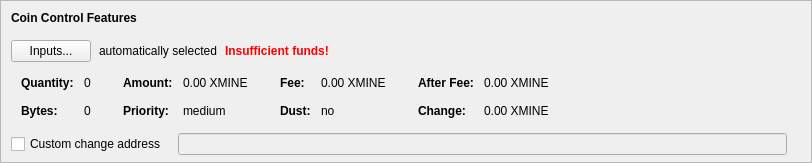
    <widget class="QFrame" name="frameCoinControl">
     <property name="sizePolicy">
      <sizepolicy hsizetype="Expanding" vsizetype="Expanding">
       <horstretch>0</horstretch>
       <verstretch>0</verstretch>
      </sizepolicy>
     </property>
     <property name="maximumSize">
      <size>
       <width>16777215</width>
       <height>16777215</height>
      </size>
     </property>
     <property name="frameShape">
      <enum>QFrame::StyledPanel</enum>
     </property>
     <property name="frameShadow">
      <enum>QFrame::Sunken</enum>
     </property>
     <layout class="QVBoxLayout" name="verticalLayoutCoinControl2">
      <property name="spacing">
       <number>0</number>
      </property>
      <property name="leftMargin">
       <number>0</number>
      </property>
      <property name="topMargin">
       <number>0</number>
      </property>
      <property name="rightMargin">
       <number>0</number>
      </property>
      <property name="bottomMargin">
       <number>6</number>
      </property>
      <item>
       <layout class="QVBoxLayout" name="verticalLayoutCoinControl" stretch="0,0,0,0,1">
        <property name="spacing">
         <number>0</number>
        </property>
        <property name="leftMargin">
         <number>10</number>
        </property>
        <property name="topMargin">
         <number>10</number>
        </property>
        <item>
         <layout class="QHBoxLayout" name="horizontalLayoutCoinControl1">
          <property name="bottomMargin">
           <number>15</number>
          </property>
          <item>
           <widget class="QLabel" name="labelCoinControlFeatures">
            <property name="sizePolicy">
             <sizepolicy hsizetype="Preferred" vsizetype="Maximum">
              <horstretch>0</horstretch>
              <verstretch>0</verstretch>
             </sizepolicy>
            </property>
            <property name="font">
             <font>
              <weight>75</weight>
              <bold>true</bold>
             </font>
            </property>
            <property name="styleSheet">
             <string notr="true">font-weight:bold;</string>
            </property>
            <property name="text">
             <string>Coin Control Features</string>
            </property>
           </widget>
          </item>
         </layout>
        </item>
        <item>
         <layout class="QHBoxLayout" name="horizontalLayoutCoinControl2" stretch="0,0,0,0">
          <property name="spacing">
           <number>8</number>
          </property>
          <property name="bottomMargin">
           <number>10</number>
          </property>
          <item>
           <widget class="QPushButton" name="pushButtonCoinControl">
            <property name="styleSheet">
             <string notr="true"/>
            </property>
            <property name="text">
             <string>Inputs...</string>
            </property>
            <property name="autoDefault">
             <bool>false</bool>
            </property>
           </widget>
          </item>
          <item>
           <widget class="QLabel" name="labelCoinControlAutomaticallySelected">
            <property name="text">
             <string>automatically selected</string>
            </property>
            <property name="margin">
             <number>5</number>
            </property>
           </widget>
          </item>
          <item>
           <widget class="QLabel" name="labelCoinControlInsuffFunds">
            <property name="font">
             <font>
              <weight>75</weight>
              <bold>true</bold>
             </font>
            </property>
            <property name="styleSheet">
             <string notr="true">color:red;font-weight:bold;</string>
            </property>
            <property name="text">
             <string>Insufficient funds!</string>
            </property>
            <property name="margin">
             <number>5</number>
            </property>
           </widget>
          </item>
          <item>
           <spacer name="horizontalSpacerCoinControl">
            <property name="orientation">
             <enum>Qt::Horizontal</enum>
            </property>
            <property name="sizeHint" stdset="0">
             <size>
              <width>40</width>
              <height>1</height>
             </size>
            </property>
           </spacer>
          </item>
         </layout>
        </item>
        <item>
         <widget class="QWidget" name="widgetCoinControl" native="true">
          <property name="sizePolicy">
           <sizepolicy hsizetype="Preferred" vsizetype="Preferred">
            <horstretch>0</horstretch>
            <verstretch>0</verstretch>
           </sizepolicy>
          </property>
          <property name="minimumSize">
           <size>
            <width>0</width>
            <height>0</height>
           </size>
          </property>
          <property name="styleSheet">
           <string notr="true"/>
          </property>
          <layout class="QHBoxLayout" name="horizontalLayoutCoinControl5">
           <property name="leftMargin">
            <number>0</number>
           </property>
           <property name="topMargin">
            <number>0</number>
           </property>
           <property name="rightMargin">
            <number>0</number>
           </property>
           <property name="bottomMargin">
            <number>0</number>
           </property>
           <item>
            <layout class="QHBoxLayout" name="horizontalLayoutCoinControl3" stretch="0,0,0,1">
             <property name="spacing">
              <number>20</number>
             </property>
             <property name="topMargin">
              <number>0</number>
             </property>
             <property name="bottomMargin">
              <number>10</number>
             </property>
             <item>
              <layout class="QFormLayout" name="formLayoutCoinControl1">
               <property name="horizontalSpacing">
                <number>10</number>
               </property>
               <property name="verticalSpacing">
                <number>14</number>
               </property>
               <property name="leftMargin">
                <number>10</number>
               </property>
               <property name="topMargin">
                <number>4</number>
               </property>
               <property name="rightMargin">
                <number>6</number>
               </property>
               <item row="0" column="0">
                <widget class="QLabel" name="labelCoinControlQuantityText">
                 <property name="font">
                  <font>
                   <weight>75</weight>
                   <bold>true</bold>
                  </font>
                 </property>
                 <property name="text">
                  <string>Quantity:</string>
                 </property>
                 <property name="margin">
                  <number>0</number>
                 </property>
                </widget>
               </item>
               <item row="0" column="1">
                <widget class="QLabel" name="labelCoinControlQuantity">
                 <property name="cursor">
                  <cursorShape>IBeamCursor</cursorShape>
                 </property>
                 <property name="contextMenuPolicy">
                  <enum>Qt::ActionsContextMenu</enum>
                 </property>
                 <property name="text">
                  <string notr="true">0</string>
                 </property>
                 <property name="margin">
                  <number>0</number>
                 </property>
                 <property name="textInteractionFlags">
                  <set>Qt::LinksAccessibleByMouse|Qt::TextSelectableByKeyboard|Qt::TextSelectableByMouse</set>
                 </property>
                </widget>
               </item>
               <item row="1" column="0">
                <widget class="QLabel" name="labelCoinControlBytesText">
                 <property name="font">
                  <font>
                   <weight>75</weight>
                   <bold>true</bold>
                  </font>
                 </property>
                 <property name="text">
                  <string>Bytes:</string>
                 </property>
                </widget>
               </item>
               <item row="1" column="1">
                <widget class="QLabel" name="labelCoinControlBytes">
                 <property name="cursor">
                  <cursorShape>IBeamCursor</cursorShape>
                 </property>
                 <property name="contextMenuPolicy">
                  <enum>Qt::ActionsContextMenu</enum>
                 </property>
                 <property name="text">
                  <string notr="true">0</string>
                 </property>
                 <property name="textInteractionFlags">
                  <set>Qt::LinksAccessibleByMouse|Qt::TextSelectableByKeyboard|Qt::TextSelectableByMouse</set>
                 </property>
                </widget>
               </item>
              </layout>
             </item>
             <item>
              <layout class="QFormLayout" name="formLayoutCoinControl2">
               <property name="horizontalSpacing">
                <number>10</number>
               </property>
               <property name="verticalSpacing">
                <number>14</number>
               </property>
               <property name="leftMargin">
                <number>6</number>
               </property>
               <property name="topMargin">
                <number>4</number>
               </property>
               <property name="rightMargin">
                <number>6</number>
               </property>
               <item row="0" column="0">
                <widget class="QLabel" name="labelCoinControlAmountText">
                 <property name="font">
                  <font>
                   <weight>75</weight>
                   <bold>true</bold>
                  </font>
                 </property>
                 <property name="text">
                  <string>Amount:</string>
                 </property>
                 <property name="margin">
                  <number>0</number>
                 </property>
                </widget>
               </item>
               <item row="0" column="1">
                <widget class="QLabel" name="labelCoinControlAmount">
                 <property name="cursor">
                  <cursorShape>IBeamCursor</cursorShape>
                 </property>
                 <property name="contextMenuPolicy">
                  <enum>Qt::ActionsContextMenu</enum>
                 </property>
                 <property name="text">
                  <string notr="true">0.00 XMINE</string>
                 </property>
                 <property name="textInteractionFlags">
                  <set>Qt::LinksAccessibleByMouse|Qt::TextSelectableByKeyboard|Qt::TextSelectableByMouse</set>
                 </property>
                </widget>
               </item>
               <item row="1" column="0">
                <widget class="QLabel" name="labelCoinControlPriorityText">
                 <property name="font">
                  <font>
                   <weight>75</weight>
                   <bold>true</bold>
                  </font>
                 </property>
                 <property name="text">
                  <string>Priority:</string>
                 </property>
                </widget>
               </item>
               <item row="1" column="1">
                <widget class="QLabel" name="labelCoinControlPriority">
                 <property name="cursor">
                  <cursorShape>IBeamCursor</cursorShape>
                 </property>
                 <property name="contextMenuPolicy">
                  <enum>Qt::ActionsContextMenu</enum>
                 </property>
                 <property name="text">
                  <string notr="true">medium</string>
                 </property>
                 <property name="textInteractionFlags">
                  <set>Qt::LinksAccessibleByMouse|Qt::TextSelectableByKeyboard|Qt::TextSelectableByMouse</set>
                 </property>
                </widget>
               </item>
              </layout>
             </item>
             <item>
              <layout class="QFormLayout" name="formLayoutCoinControl3">
               <property name="horizontalSpacing">
                <number>10</number>
               </property>
               <property name="verticalSpacing">
                <number>14</number>
               </property>
               <property name="leftMargin">
                <number>6</number>
               </property>
               <property name="topMargin">
                <number>4</number>
               </property>
               <property name="rightMargin">
                <number>6</number>
               </property>
               <item row="0" column="0">
                <widget class="QLabel" name="labelCoinControlFeeText">
                 <property name="font">
                  <font>
                   <weight>75</weight>
                   <bold>true</bold>
                  </font>
                 </property>
                 <property name="text">
                  <string>Fee:</string>
                 </property>
                 <property name="margin">
                  <number>0</number>
                 </property>
                </widget>
               </item>
               <item row="0" column="1">
                <widget class="QLabel" name="labelCoinControlFee">
                 <property name="cursor">
                  <cursorShape>IBeamCursor</cursorShape>
                 </property>
                 <property name="contextMenuPolicy">
                  <enum>Qt::ActionsContextMenu</enum>
                 </property>
                 <property name="text">
                  <string notr="true">0.00 XMINE</string>
                 </property>
                 <property name="textInteractionFlags">
                  <set>Qt::LinksAccessibleByMouse|Qt::TextSelectableByKeyboard|Qt::TextSelectableByMouse</set>
                 </property>
                </widget>
               </item>
               <item row="1" column="0">
                <widget class="QLabel" name="labelCoinControlLowOutputText">
                 <property name="font">
                  <font>
                   <weight>75</weight>
                   <bold>true</bold>
                  </font>
                 </property>
                 <property name="text">
                  <string>Dust:</string>
                 </property>
                </widget>
               </item>
               <item row="1" column="1">
                <widget class="QLabel" name="labelCoinControlLowOutput">
                 <property name="cursor">
                  <cursorShape>IBeamCursor</cursorShape>
                 </property>
                 <property name="contextMenuPolicy">
                  <enum>Qt::ActionsContextMenu</enum>
                 </property>
                 <property name="text">
                  <string notr="true">no</string>
                 </property>
                 <property name="textInteractionFlags">
                  <set>Qt::LinksAccessibleByMouse|Qt::TextSelectableByKeyboard|Qt::TextSelectableByMouse</set>
                 </property>
                </widget>
               </item>
              </layout>
             </item>
             <item>
              <layout class="QFormLayout" name="formLayoutCoinControl4">
               <property name="horizontalSpacing">
                <number>10</number>
               </property>
               <property name="verticalSpacing">
                <number>14</number>
               </property>
               <property name="leftMargin">
                <number>6</number>
               </property>
               <property name="topMargin">
                <number>4</number>
               </property>
               <property name="rightMargin">
                <number>6</number>
               </property>
               <item row="0" column="0">
                <widget class="QLabel" name="labelCoinControlAfterFeeText">
                 <property name="font">
                  <font>
                   <weight>75</weight>
                   <bold>true</bold>
                  </font>
                 </property>
                 <property name="text">
                  <string>After Fee:</string>
                 </property>
                 <property name="margin">
                  <number>0</number>
                 </property>
                </widget>
               </item>
               <item row="0" column="1">
                <widget class="QLabel" name="labelCoinControlAfterFee">
                 <property name="cursor">
                  <cursorShape>IBeamCursor</cursorShape>
                 </property>
                 <property name="contextMenuPolicy">
                  <enum>Qt::ActionsContextMenu</enum>
                 </property>
                 <property name="text">
                  <string notr="true">0.00 XMINE</string>
                 </property>
                 <property name="textInteractionFlags">
                  <set>Qt::LinksAccessibleByMouse|Qt::TextSelectableByKeyboard|Qt::TextSelectableByMouse</set>
                 </property>
                </widget>
               </item>
               <item row="1" column="0">
                <widget class="QLabel" name="labelCoinControlChangeText">
                 <property name="font">
                  <font>
                   <weight>75</weight>
                   <bold>true</bold>
                  </font>
                 </property>
                 <property name="text">
                  <string>Change:</string>
                 </property>
                </widget>
               </item>
               <item row="1" column="1">
                <widget class="QLabel" name="labelCoinControlChange">
                 <property name="cursor">
                  <cursorShape>IBeamCursor</cursorShape>
                 </property>
                 <property name="contextMenuPolicy">
                  <enum>Qt::ActionsContextMenu</enum>
                 </property>
                 <property name="text">
                  <string notr="true">0.00 XMINE</string>
                 </property>
                 <property name="textInteractionFlags">
                  <set>Qt::LinksAccessibleByMouse|Qt::TextSelectableByKeyboard|Qt::TextSelectableByMouse</set>
                 </property>
                </widget>
               </item>
              </layout>
             </item>
            </layout>
           </item>
          </layout>
         </widget>
        </item>
        <item>
         <layout class="QHBoxLayout" name="horizontalLayoutCoinControl4" stretch="0,0,0">
          <property name="spacing">
           <number>12</number>
          </property>
          <property name="sizeConstraint">
           <enum>QLayout::SetDefaultConstraint</enum>
          </property>
          <property name="topMargin">
           <number>5</number>
          </property>
          <property name="rightMargin">
           <number>5</number>
          </property>
          <item>
           <widget class="QCheckBox" name="checkBoxCoinControlChange">
            <property name="toolTip">
             <string>If this is activated, but the change address is empty or invalid, change will be sent to a newly generated address.</string>
            </property>
            <property name="text">
             <string>Custom change address</string>
            </property>
           </widget>
          </item>
          <item>
           <widget class="QValidatedLineEdit" name="lineEditCoinControlChange">
            <property name="enabled">
             <bool>false</bool>
            </property>
            <property name="sizePolicy">
             <sizepolicy hsizetype="Expanding" vsizetype="Fixed">
              <horstretch>0</horstretch>
              <verstretch>0</verstretch>
             </sizepolicy>
            </property>
           </widget>
          </item>
          <item>
           <widget class="QLabel" name="labelCoinControlChangeLabel">
            <property name="sizePolicy">
             <sizepolicy hsizetype="Preferred" vsizetype="Expanding">
              <horstretch>0</horstretch>
              <verstretch>0</verstretch>
             </sizepolicy>
            </property>
            <property name="minimumSize">
             <size>
              <width>0</width>
              <height>0</height>
             </size>
            </property>
            <property name="text">
             <string/>
            </property>
            <property name="margin">
             <number>3</number>
            </property>
           </widget>
          </item>
         </layout>
        </item>
        <item>
         <spacer name="verticalSpacerCoinControl">
          <property name="orientation">
           <enum>Qt::Vertical</enum>
          </property>
          <property name="sizeHint" stdset="0">
           <size>
            <width>800</width>
            <height>1</height>
           </size>
          </property>
         </spacer>
        </item>
       </layout>
      </item>
     </layout>
    </widget>
